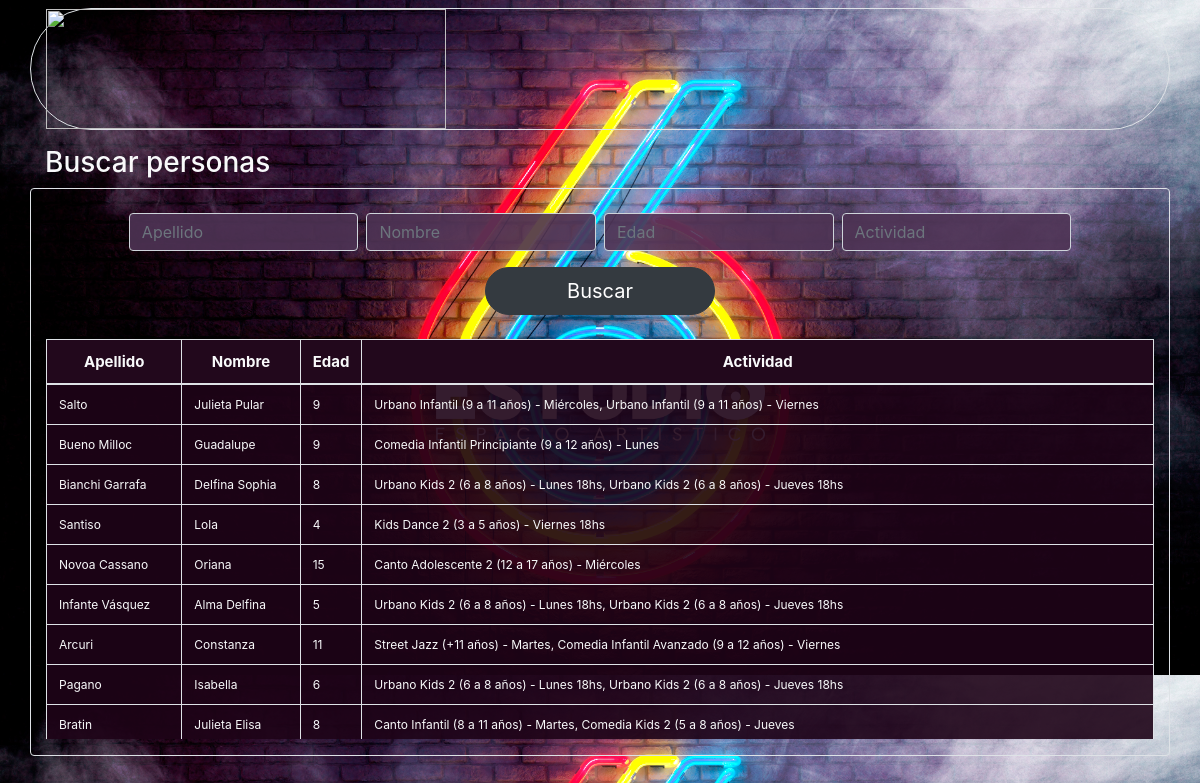
The page / on the database its author committed.
### tables this page shows
CREATE TABLE `alumnos` (
  `id` int(11) NOT NULL,
  `alumno` varchar(255) NOT NULL,
  `apellido` varchar(255) NOT NULL,
  `nombre` varchar(255) NOT NULL,
  `fecha_nac` date DEFAULT current_timestamp(),
  `edad` int(11) NOT NULL,
  `nacionalidad` varchar(255) NOT NULL,
  `documento` varchar(255) NOT NULL,
  `domicilio` varchar(255) NOT NULL,
  `localidad` varchar(255) NOT NULL,
  `tel_fijo` varchar(255) NOT NULL,
  `tel_movil` varchar(255) NOT NULL,
  `mail` varchar(255) NOT NULL,
  `actividad` varchar(255) NOT NULL,
  `salud` varchar(255) NOT NULL,
  `observaciones` varchar(255) NOT NULL
);

### index.php (called while the page is built)
<?php
require_once 'clases/consultas.php';
include __DIR__.('\templates\partials\header.php');
include __DIR__.('\templates\index.php');
?>

### clases/consultas.php (called while the page is built, shortened)
<?php
class datos{
    static public function respuestaQuery($query){
        $instancia = SingletonConexion::getInstance();
        $conn = $instancia->getConnection();
        $datos_usuarios = mysqli_query($conn, $query);
        return $datos_usuarios->fetch_all(MYSQLI_ASSOC);
    }
    static public function alumnos(){
        $query = "SELECT * FROM alumnos";
        return datos::respuestaQuery($query);
    }
    static public function obtener_edad($fecha_nac){
        $nacimiento = new DateTime($fecha_nac);
        $actual = new DateTime(date("Y-m-d"));
        $diferencia = $actual->diff($nacimiento);
        return $diferencia->format("%y");
    }
}

### templates/partials/tabla.php (the view, shortened to what this page needs)
<div class="scroll mb-3">
    <table class="table table-bordered text-light">
        <thead align="center">
            <tr>
                <th scope="col">Apellido</th>
                <th scope="col">Nombre</th>
                <th scope="col">Edad</th>
                <th scope="col">Actividad</th>
            </tr>
        </thead>
        <tbody>
            <?php foreach (datos::alumnos() as $key) { ?>
                <tr onclick="alumno_id(<?php print$key['id'];?>)"><td><?php print$key['apellido'];?></td>
                <td><?php print$key['nombre'];?></td>
                <td><?php print datos::obtener_edad($key['fecha_nac']);?></td>
                <td><?php print$key['actividad'];?></td></tr>
            <?php } ?>
        </tbody>
    </table>
</div>

### templates/partials/header.php
<header class="container border rounded-pill mt-2">
    <img src="img/logo-Blanco.png" width="400px" height="120px">
</header>

### templates/index.php (shortened to what this page needs)
<!DOCTYPE html>
<html lang="en">
<head>
    <link rel="stylesheet" href="libs/bootstrap-4.6.1/css/bootstrap.min.css">
    <link rel="stylesheet" href="libs/bootstrap-icons/font/bootstrap-icons.css">
	<link rel="stylesheet" href="libs/alertifyjs/css/alertify.min.css" />
	<link rel="stylesheet" href="libs/alertifyjs/css/themes/default.min.css" />
    <link rel="stylesheet" href="css/estilo.css?<?php print time();?>">
</head>
<body>
    <div class="container mt-3">
        <div class="row">
            <div class="col-md-12 text-light">
                <h3>Buscar personas</h3>
            </div>
        </div>
    </div>
    <div class="container border rounded mb-4 text-light">
        <div class="row d-flex justify-content-center">
            <div class="col-md-10 d-flex justify-content-center mt-4">
                <input type="text" id="apellido" placeholder="Apellido" class="form-control col-md-3">
                <input type="text" id="nombre" placeholder="Nombre" class="form-control ml-2 col-md-3">
                <input type="text" id="edad" placeholder="Edad" class="form-control ml-2 col-md-3">
                <input type="text" id="actividad" placeholder="Actividad" class="form-control ml-2 col-md-3">
            </div>
            <div class="col-md-10 d-flex justify-content-center mt-3">
                <button class="btn btn-dark btn-lg rounded-pill col-md-3" id="buscar">Buscar</button>
            </div>
            <div class="col-md-12 mt-4">
                <?php
                include('partials\tabla.php');
                ?>
            </div>
        </div>
    </div>
</body>
</html>

### css/estilo.css (style rules this page uses)
body { background-image: url(../img/ESTUDIO-6.jpg); background-repeat: repeat; background-size: 100% ; color: #FFFFFF; }
table { background-color: rgba(31, 4, 24, 0.9); }
table thead { background-color: #22081c; position: sticky; top: 0; z-index: 10; }
tbody tr { cursor: pointer; }
td { font-size: 12px !important; }
th { font-size: 15px !important; }
.scroll { height: auto; max-height: 400px; overflow-y:auto; overflow-x:auto; }
.form-control { background-color: rgba(78, 52, 85, 0.9) !important; color: #fff !important; }

### rows shown on the page
alumnos: apellido "Salto", nombre "Julieta Pular", fecha_nac "9", actividad "Urbano Infantil (9 a 11 años) - Miércoles, Urbano Infantil (9 a 11 años) - Viernes"
alumnos: apellido "Bueno Milloc", nombre "Guadalupe", fecha_nac "9", actividad "Comedia Infantil Principiante (9 a 12 años) - Lunes"
alumnos: apellido "Bianchi Garrafa", nombre "Delfina Sophia", fecha_nac "8", actividad "Urbano Kids 2 (6 a 8 años) - Lunes 18hs, Urbano Kids 2 (6 a 8 años) - Jueves 18hs"
alumnos: apellido "Santiso", nombre "Lola", fecha_nac "4", actividad "Kids Dance 2 (3 a 5 años) - Viernes 18hs"
alumnos: apellido "Novoa Cassano", nombre "Oriana", fecha_nac "15", actividad "Canto Adolescente 2 (12 a 17 años) - Miércoles"
alumnos: apellido "Infante Vásquez", nombre "Alma Delfina", fecha_nac "5", actividad "Urbano Kids 2 (6 a 8 años) - Lunes 18hs, Urbano Kids 2 (6 a 8 años) - Jueves 18hs"
alumnos: apellido "Arcuri", nombre "Constanza", fecha_nac "11", actividad "Street Jazz (+11 años) - Martes, Comedia Infantil Avanzado (9 a 12 años) - Viernes"
alumnos: apellido "Pagano", nombre "Isabella", fecha_nac "6", actividad "Urbano Kids 2 (6 a 8 años) - Lunes 18hs, Urbano Kids 2 (6 a 8 años) - Jueves 18hs"
alumnos: apellido "Bratin", nombre "Julieta Elisa", fecha_nac "8", actividad "Canto Infantil (8 a 11 años) - Martes, Comedia Kids 2 (5 a 8 años) - Jueves"
